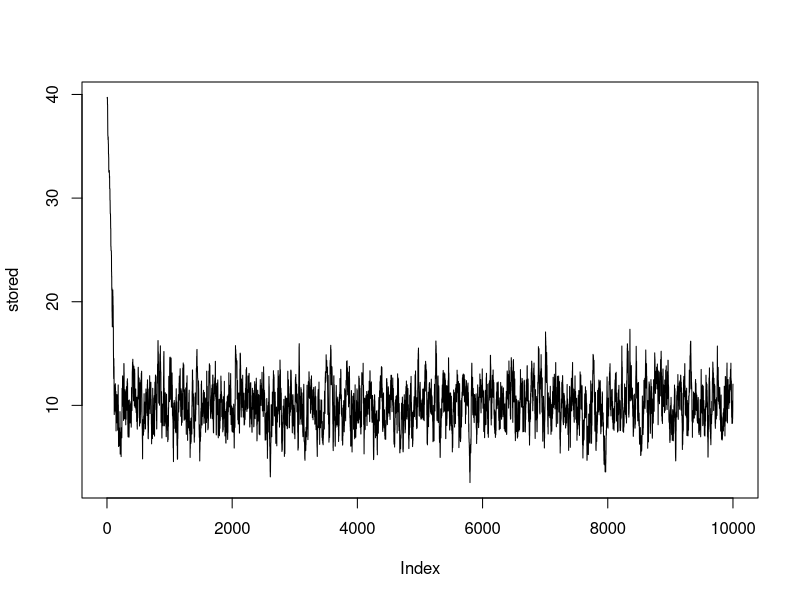
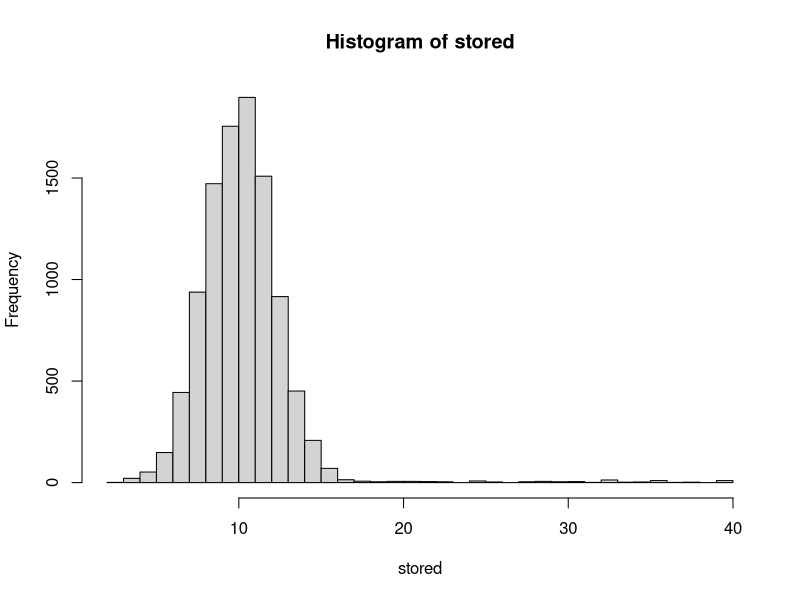

Source code (R) for these figures, in order:
# target distribution N(10,2). Say we dont know how to sample from it
target <- function(x){
  (1/sqrt(2*pi*2^2))*exp((-(x-10)^2)/(2*2^2))
}

# proposed dist, we know how to sample from it easily
proposed <- function(x){
  rnorm(1,mean=x,sd=1)
}

stored <- rep(NA,10^4)
xk <- 40 # starting point

for(i in 1:10^4){
  xprime <- proposed(xk)#proposed a value 
  ratio <- min(1,target(xprime)/target(xk)) #compare their proba
  # if x_proposed has higher prob, then take the new value else  
  # take the current value 
  accept <- runif(1)< ratio
  stored[i] <- ifelse(accept, xprime, xk)
  xk <-stored[i]
}

plot (stored, type = 'l')
hist(stored, breaks = 30)
